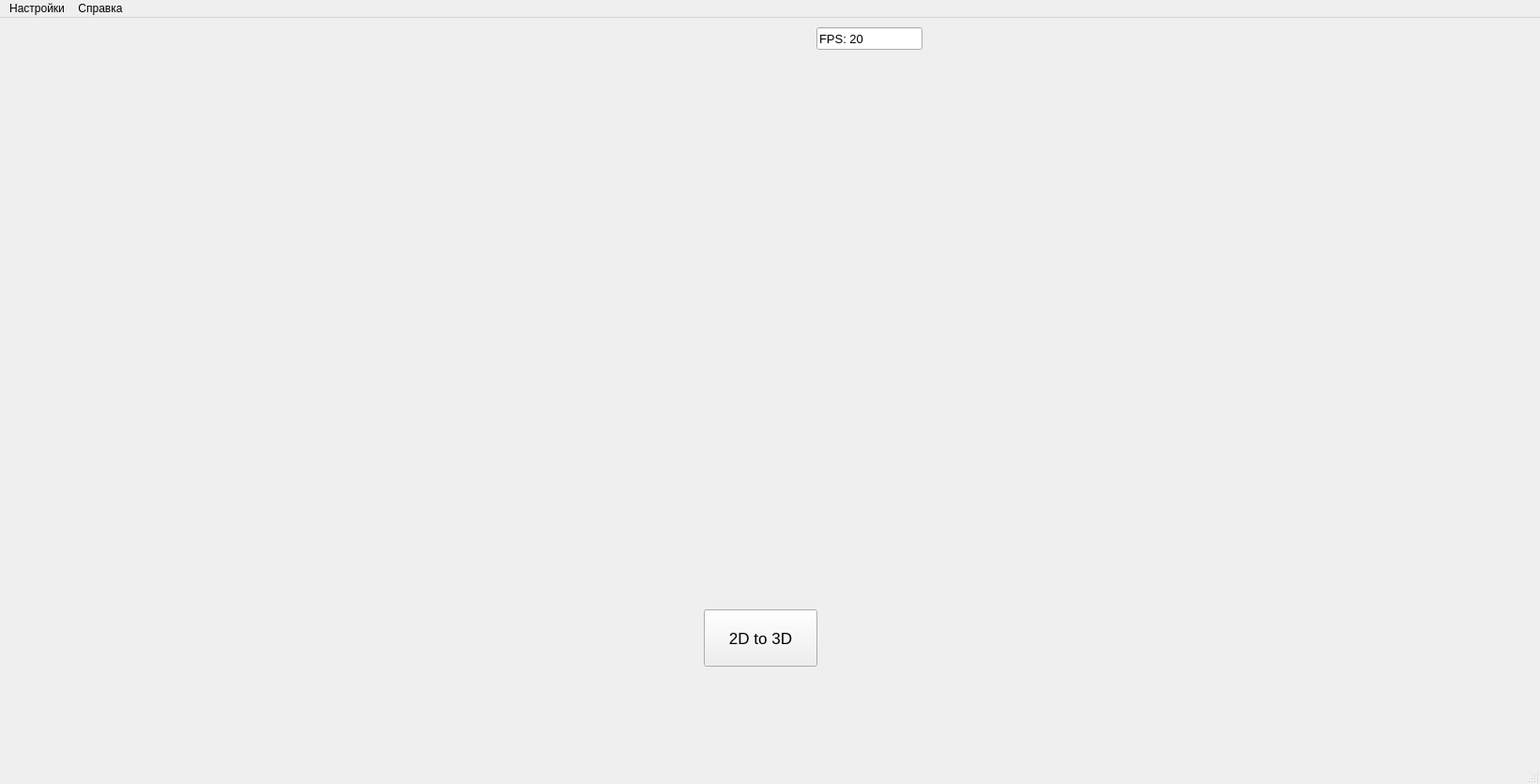
<?xml version="1.0" encoding="UTF-8"?>
<ui version="4.0">
 <class>ProgramWindow</class>
 <widget class="QMainWindow" name="ProgramWindow">
  <property name="geometry">
   <rect>
    <x>0</x>
    <y>0</y>
    <width>1641</width>
    <height>835</height>
   </rect>
  </property>
  <property name="windowTitle">
   <string>ProgramWindow</string>
  </property>
  <widget class="QWidget" name="centralwidget">
   <widget class="QLineEdit" name="lineEdit_3">
    <property name="geometry">
     <rect>
      <x>870</x>
      <y>10</y>
      <width>113</width>
      <height>24</height>
     </rect>
    </property>
    <property name="font">
     <font>
      <pointsize>10</pointsize>
     </font>
    </property>
    <property name="text">
     <string>FPS: 20</string>
    </property>
   </widget>
   <widget class="QPushButton" name="pushButton">
    <property name="geometry">
     <rect>
      <x>750</x>
      <y>630</y>
      <width>121</width>
      <height>61</height>
     </rect>
    </property>
    <property name="font">
     <font>
      <pointsize>13</pointsize>
     </font>
    </property>
    <property name="text">
     <string>2D to 3D</string>
    </property>
   </widget>
  </widget>
  <widget class="QMenuBar" name="menubar">
   <property name="geometry">
    <rect>
     <x>0</x>
     <y>0</y>
     <width>1641</width>
     <height>25</height>
    </rect>
   </property>
   <widget class="QMenu" name="menu">
    <property name="title">
     <string>Настройки</string>
    </property>
    <widget class="QMenu" name="menu_4">
     <property name="title">
      <string>Закраска</string>
     </property>
     <addaction name="settings_fill_phong"/>
     <addaction name="settings_fill_gouraud"/>
     <addaction name="settings_fill_mono"/>
     <addaction name="separator"/>
     <addaction name="separator"/>
    </widget>
    <addaction name="settings_poly"/>
    <addaction name="menu_4"/>
   </widget>
   <widget class="QMenu" name="menu_2">
    <property name="title">
     <string>Справка</string>
    </property>
   </widget>
   <addaction name="menu"/>
   <addaction name="menu_2"/>
  </widget>
  <widget class="QStatusBar" name="statusbar"/>
  <action name="action">
   <property name="text">
    <string>Ввод формул</string>
   </property>
  </action>
  <action name="action_2">
   <property name="text">
    <string>Поддерживаемые соединения</string>
   </property>
  </action>
  <action name="settings_fill_menu">
   <property name="text">
    <string>Закраска</string>
   </property>
   <property name="toolTip">
    <string>Меню выбора способа закраски</string>
   </property>
  </action>
  <action name="settings_fill_phong">
   <property name="text">
    <string>Каркасная модель</string>
   </property>
   <property name="toolTip">
    <string>Установка закраски методом фонга</string>
   </property>
  </action>
  <action name="settings_fill_gouraud">
   <property name="text">
    <string>Гуро</string>
   </property>
   <property name="toolTip">
    <string>Установка закраски методом Гуро</string>
   </property>
  </action>
  <action name="settings_fill_mono">
   <property name="checkable">
    <bool>false</bool>
   </property>
   <property name="checked">
    <bool>false</bool>
   </property>
   <property name="text">
    <string>Однотонная</string>
   </property>
   <property name="toolTip">
    <string>Установка однотонной закраски</string>
   </property>
  </action>
  <action name="settings_poly">
   <property name="text">
    <string>Графика</string>
   </property>
  </action>
 </widget>
 <resources/>
 <connections/>
</ui>
